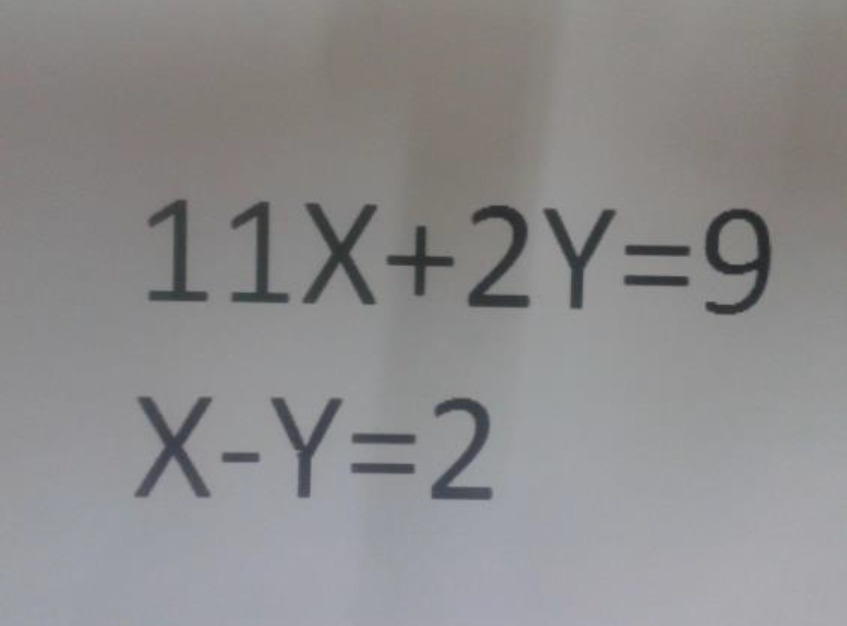
#> input picture ACM_Image_Processing/Image_Processing_Contour_Implementation/Equation_Image.jpeg, 847 x 626 px
$ jupyter execute --allow-errors Feature_Extraction.ipynb
#> lines starting #> are read from the running program, lines starting #| are printed output that depends on the picture; after the words box and inside, x2 and y2 are one past the last pixel; in counts of white or black regions, pixels touching at a corner belong together
[cell 1]
import cv2 as cv
import matplotlib.pyplot as plt

img = cv.imread('Equation_Image.jpeg', 0)
#> img: shape (626, 847); min 37, max 174, mean 140.1
length, width = (img.shape)
#> length = 626; width = 847
for i in range(length):                                     #applying binarization
    for j in range(width):                                  #from the histogram, 100 seems like a good threshold
        if img[i][j] > 100:
            img[i][j] = 255
        else:
            img[i][j] = 0
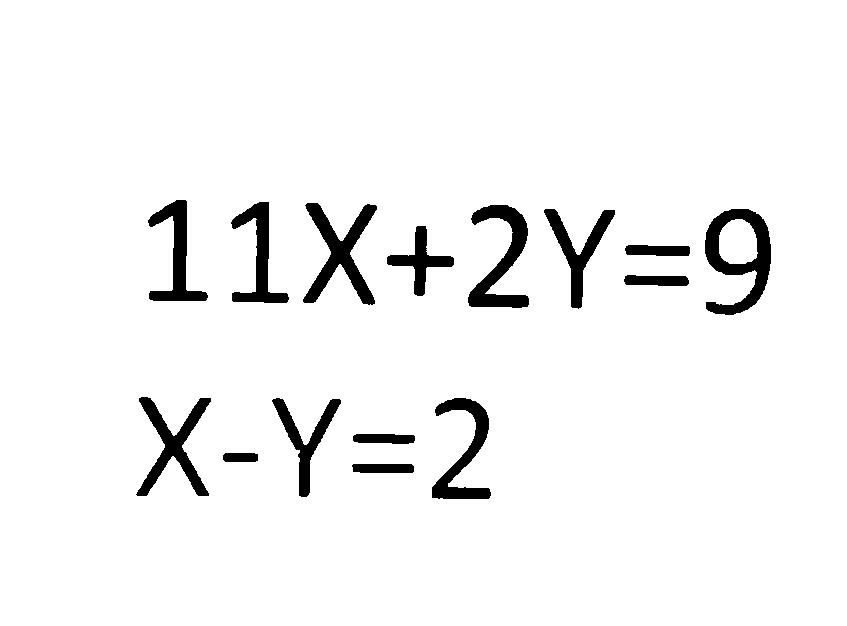
#> img: shape (626, 847); 95.3% white; 15 black regions, largest, box (x1, y1, x2, y2) and area: (705, 209, 771, 315) 3057, (303, 203, 377, 305) 2758, (468, 205, 529, 308) 2547

import numpy as np


img_new = np.zeros((length, width), dtype='uint8')

for i in range(length):                                     #applying binarization
    for j in range(width):                                  #from the histogram, 100 seems like a good threshold
        if img[i][j] > 0:
            img_new[i][j] = 0
        else:
            img_new[i][j] = 255
#> img_new: shape (626, 847); 4.7% white; 15 white regions

img_without_box = img_new
contours, hierarchy = cv.findContours(img_new,cv.RETR_EXTERNAL,cv.CHAIN_APPROX_SIMPLE)
print(len(contours))                                              # printing the total number of contours
#| 15
img_3d = cv.cvtColor(img_new,cv.COLOR_GRAY2RGB)
cv.drawContours(img_3d, contours, -1, (0,255,0), 3)               # Drawing all the contours
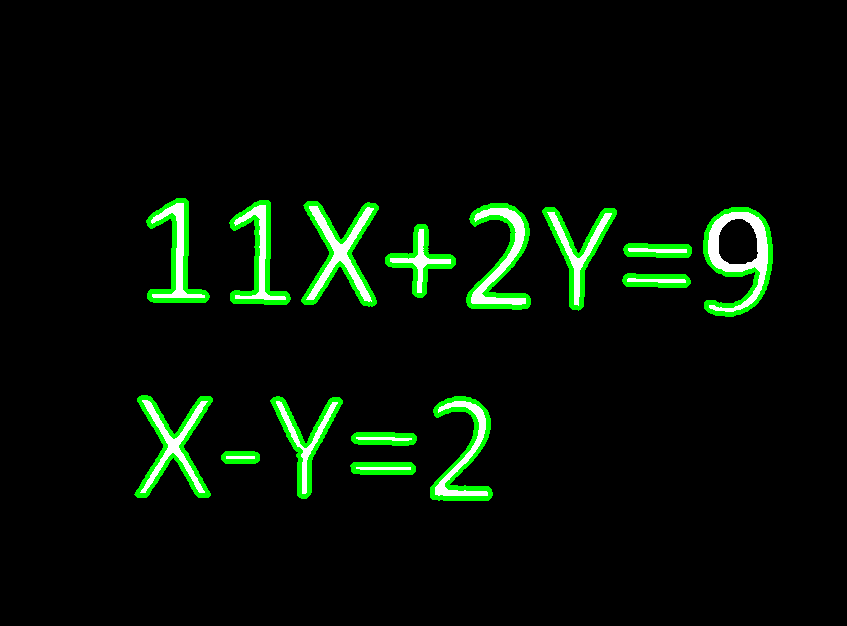
#> img_3d: shape (626, 847, 3); mean B, G, R 6.2, 15.8, 6.2

plt.imshow(img_3d, cmap = 'Greys')

[cell 2]
character = []
for i in range(0, len(contours)):
    x,y,w,h = cv.boundingRect(contours[i])                   #printing all the images of the bouding rectanges
    im = cv.rectangle(img_new,(x,y),(x+w,y+h),(0,255,0),2)
    im = img_without_box[y:y+h,x:x+w]
    im = cv.resize(im, (60,100))                                         # resizing to (60,100)
    length, width = (im.shape)
    print(im.shape)
    im_new = np.zeros((length, width), dtype='uint8')

    for i in range(length):                                     #applying binarization
        for j in range(width):                                  #from the histogram, 100 seems like a good threshold
            if im[i][j] > 0:
                im_new[i][j] = 255
            else:
                im_new[i][j] = 0


    character.append(im_new)

    plt.imshow(im_new, cmap = 'Greys')
    plt.show()
#> this loop made 15 passes
#> pass 1, `plt.show()`:
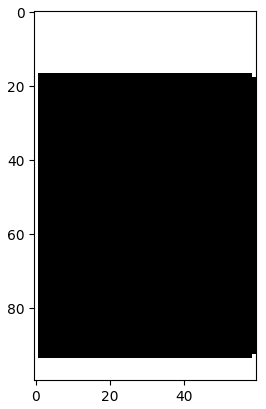
#> figure drawn by matplotlib, 1 panel
#> pass 2, `plt.show()`:
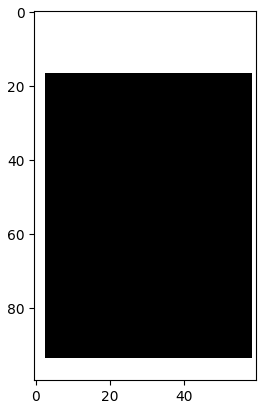
#> figure drawn by matplotlib, 1 panel
#> after the loop:
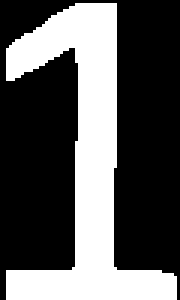
#> im_new: shape (100, 60) (shown 3 times larger); 34.4% white; 1 white region, box (x1, y1, x2, y2) and area: (2, 1, 59, 100) 2062
#> after the loop:
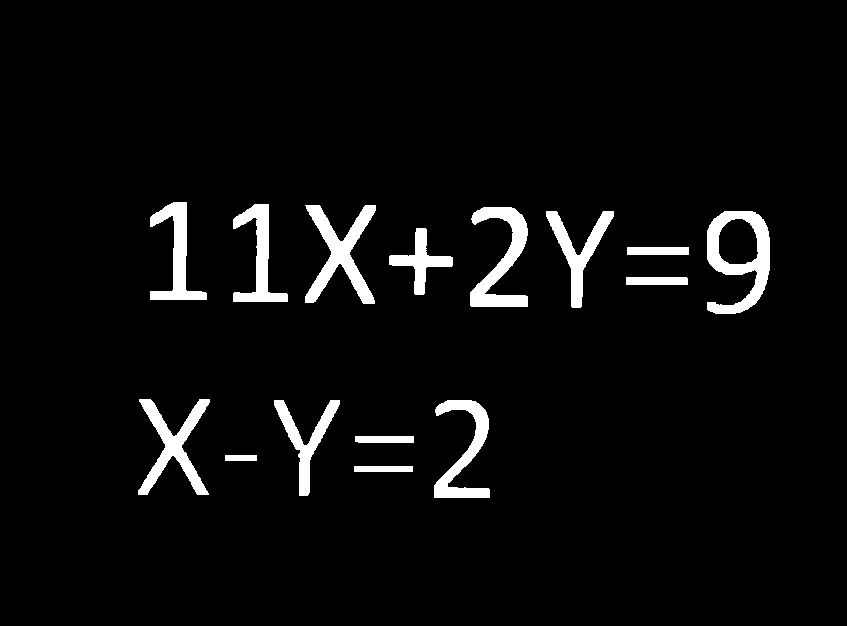
#> img_new: shape (626, 847); 4.4% white; 15 white regions, largest, box (x1, y1, x2, y2) and area: (707, 211, 770, 314) 2942, (305, 205, 376, 304) 2714, (470, 207, 528, 307) 2473

### We will try to make feature values for each characters, the intuition is given below

[cell 3]
allchars = cv.imread('Features_of_the_characters.png', 0)

#> (the rest of this cell did not finish here and is left out)

[cell 4]
feat_for_char = []
feature = []
feat = np.zeros(10, dtype='int32')

for p in range(0,len(contours)):
    char = character[p]
    segment1 = char[0:10,0:10]
    segment2 = char[0:10,25:35]
    segment3 = char[0:10,50:60]                         #finding features for images
    segment4 = char[45:55,0:10]
    segment5 = char[45:55,25:35]
    segment6 = char[45:55,50:60]
    segment7 = char[90:100,0:10]
    segment8 = char[90:100,25:35]
    segment9 = char[90:100,50:60]
    segment10 = char[20:30,25:35]
    segment = np.array((segment1,segment2,segment3,segment4,segment5,segment6,segment7,segment8,segment9,segment10))

    for n in range(0,10):
        count = 0
        for i in range(0,10):
            for j in range(0,10):
                if segment[n][i][j] == 0:
                    count +=1
        if count<75:
            feat[n] = 1
        feature.append(feat[n])

    feat_for_char.append(feature)
    plt.imshow(character[p], cmap = 'Greys')
    plt.show()
    print(feature)

    feature = []
    feat = np.zeros(10, dtype='int32')

### We shall hardcode the feature values to classify characters

[cell 5]
num = 0
def classify(i):
    if (feat_for_char[i][0]==0 and feat_for_char[i][1]==0 and feat_for_char[i][2]==0):
        return "dash"

    if (feat_for_char[i][6] and feat_for_char[i][7] and feat_for_char[i][8]):
        if (feat_for_char[i][4]):
            return str(1)
        else:
            return str(2)

    if (feat_for_char[i][1] and feat_for_char[i][3] and feat_for_char[i][5] and feat_for_char[i][7]):
        if (feat_for_char[i][4] and feat_for_char[i][9]):
            return "+"
        else:
            if(feat_for_char[i][4]):
                return str(9)
            else:
                return str(0)

    if (feat_for_char[i][0] and feat_for_char[i][1]==0 and feat_for_char[i][2]):
        if (feat_for_char[i][7]):
            return "Y"
        else:
            return "X"

    if (feat_for_char[i][0] and feat_for_char[i][1] and feat_for_char[i][2]):
        if (feat_for_char[i][3]):
            return str(5)
        else:
            return str(7)

    if (feat_for_char[i][0]==0 and feat_for_char[i][1] and feat_for_char[i][2]==0):
        if (feat_for_char[i][3]):
            if(feat_for_char[i][6]):
                return str(9)
            else:
                return str(4)
        else:
            return str(8)

    if (feat_for_char[i][0]==1 and feat_for_char[i][1]==1 and feat_for_char[i][2]==0):
        return str(3)
    else:
        return str(6)

[cell 6]
for i in range(0,len(contours)):
    plt.imshow(character[i], cmap = 'Greys')
    plt.show()
    print("The character is: " + classify(i))         #print characters with classification
